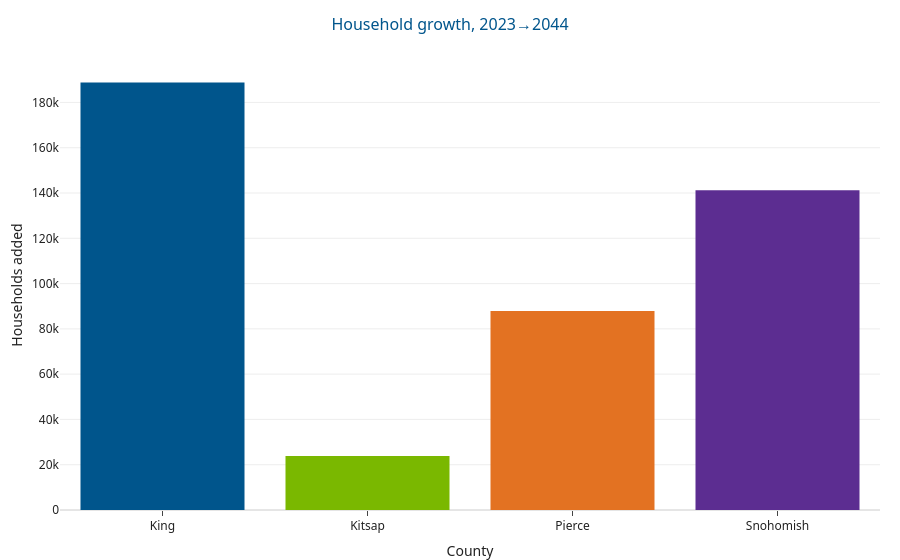

Notebook code for this chart:
### Markdown cell above
## Growth (base → targets) by county

### Code cell
growth = (hh[TARGETS_END_YEAR] - hh[BASE_YEAR]).reset_index()
growth.columns = ['county', 'growth']
fig = px.bar(
    growth, x='county', y='growth', color='county',
    category_orders={'county': COUNTY_ORDER},
    color_discrete_map=COUNTY_COLORS,
    title=f'Household growth, {BASE_YEAR}→{TARGETS_END_YEAR}',
    labels={'growth': 'Households added', 'county': 'County'},
)
fig.update_layout(showlegend=False)
apply_plotly_theme(fig)

### Figure 1 — Plotly figure (JSON) as saved in the notebook; plotly's stock layout.template omitted (floating-point values rounded to 4 significant figures)
{"data": [{"hovertemplate": "County=%{x}<br>Households added=%{y}<extra></extra>", "legendgroup": "King", "marker": {"color": "#00558C", "pattern": {"shape": ""}}, "name": "King", "orientation": "v", "showlegend": true, "textposition": "auto", "type": "bar", "x": ["King"], "xaxis": "x", "y": [188812], "yaxis": "y"}, {"hovertemplate": "County=%{x}<br>Households added=%{y}<extra></extra>", "legendgroup": "Kitsap", "marker": {"color": "#7AB800", "pattern": {"shape": ""}}, "name": "Kitsap", "orientation": "v", "showlegend": true, "textposition": "auto", "type": "bar", "x": ["Kitsap"], "xaxis": "x", "y": [23875], "yaxis": "y"}, {"hovertemplate": "County=%{x}<br>Households added=%{y}<extra></extra>", "legendgroup": "Pierce", "marker": {"color": "#E37222", "pattern": {"shape": ""}}, "name": "Pierce", "orientation": "v", "showlegend": true, "textposition": "auto", "type": "bar", "x": ["Pierce"], "xaxis": "x", "y": [87911], "yaxis": "y"}, {"hovertemplate": "County=%{x}<br>Households added=%{y}<extra></extra>", "legendgroup": "Snohomish", "marker": {"color": "#5C2D91", "pattern": {"shape": ""}}, "name": "Snohomish", "orientation": "v", "showlegend": true, "textposition": "auto", "type": "bar", "x": ["Snohomish"], "xaxis": "x", "y": [141275], "yaxis": "y"}], "layout": {"barmode": "relative", "legend": {"title": {"text": "County"}, "tracegroupgap": 0}, "showlegend": false, "title": {"text": "Household growth, 2023→2044"}, "xaxis": {"anchor": "y", "categoryarray": ["King", "Kitsap", "Pierce", "Snohomish"], "categoryorder": "array", "domain": [0.0, 1.0], "title": {"text": "County"}}, "yaxis": {"anchor": "x", "domain": [0.0, 1.0], "title": {"text": "Households added"}}}}
